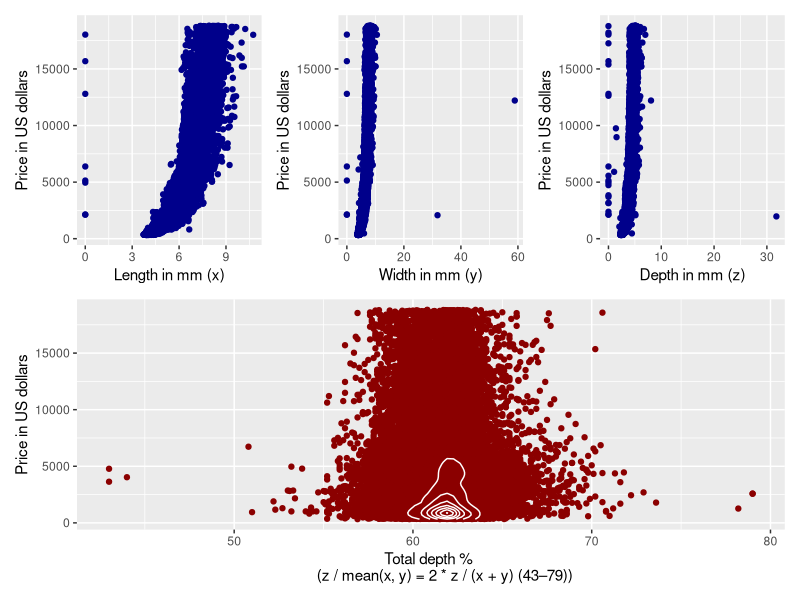
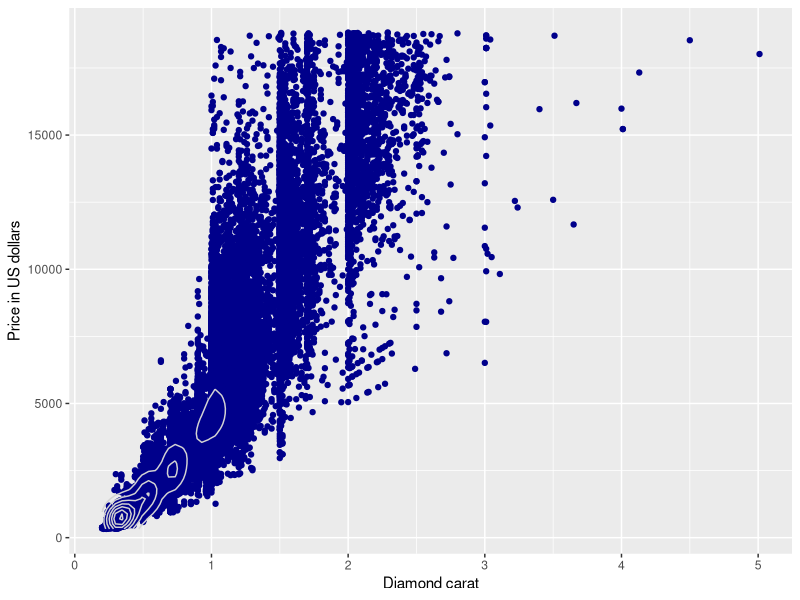
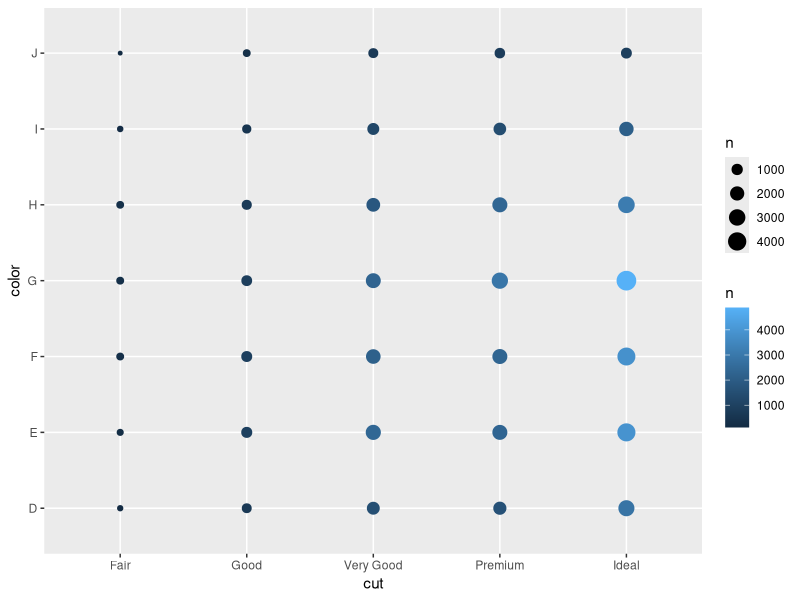
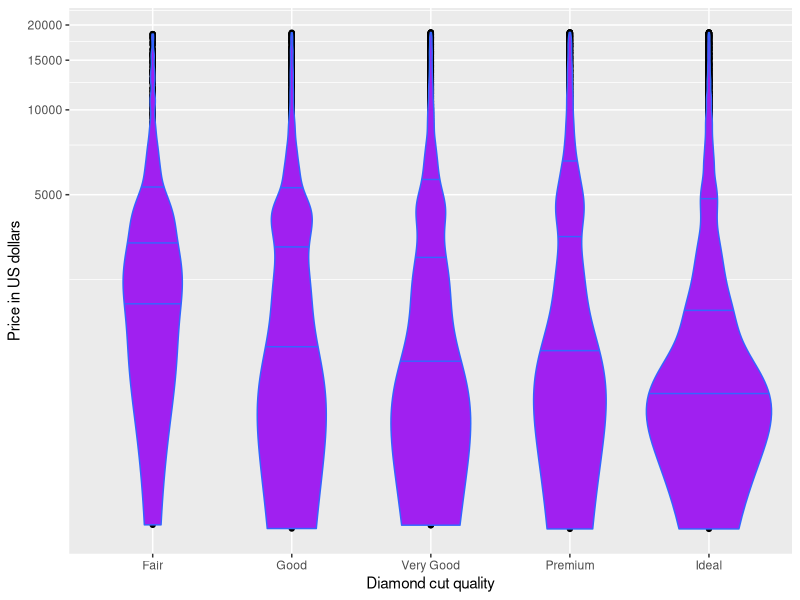

Source code (R) for these figures, in order:
#06/02/2024
#ROMAND Adrien
#Faire un graphique

library(tidyverse)
library(dplyr)
data("diamonds")
diamonds

#install.packages("patchwork")
library(patchwork) #superposition de graphiques

##  Le prix en fonction des dimensions du diamant

plot1 = ggplot (data = diamonds, mapping = aes(x= x, y=price)) +
  labs(x="Length in mm (x)", y = "Price in US dollars") +
  geom_point(color = "darkblue")


plot2 =  ggplot (data = diamonds, mapping = aes(x= y, y=price) ) +
  labs(x="Width in mm (y)", y = "Price in US dollars") +
  geom_point(color = "darkblue")


plot3 = ggplot (data = diamonds, mapping = aes(x= z, y=price)) +
  labs(x="Depth in mm (z)", y = "Price in US dollars") +
  geom_point(color = "darkblue")

plot4 = ggplot (data = diamonds, mapping = aes(x= depth, y=price)) +
  labs(x="Total depth % 
       (z / mean(x, y) = 2 * z / (x + y) (43–79))", y = "Price in US dollars") +
  geom_point(color = "darkred") +
  geom_density_2d(color="white")
  
(plot1 + plot2 + plot3) / plot4

#Graphiquement, nous observons une corrélation positive à tendance linéaire entre
#le prix du diamant et les dimensions du diamant prises de manière individuelle.
#Cependant, la représentation graphoique de la profondeur totale du diamant ("depth"), 
#qui est la profondeur rapportée à la moyenne de la longueur de et de la largeur,
#ne montre pas de corrélation positive évidente. 
# Il est alors possible qu'un diamant aux dimensions soit valorisé par un prix plus élevé
# ou bien que d'autres facteurs associés influencent la définition de ce prix. 



## Price depending on Carat
ggplot (data = diamonds, mapping = aes(x= carat, y=price), main="Price = f(Caraty)") +
  labs(x="Diamond carat", y = "Price in US dollars") +
  geom_point(color="darkblue") +
  geom_density_2d(color="lightgrey")

#Graphiquement, il semble y avoir une corrélation positive à tendance linéaire entre 
# le nombre de carats du diamant et son prix. 
# De plus, avec l'indice de densité de l'échantillonnage, nous observons que l'apparition
#d'un nombre de carats croissant et inverssement proportionnel à la fréquence d'apparition
# de diamants. Autrement dit, il semble plus rare d'avoir un diamant avec un grand nombre de carats.



## Comparaison entre couleur et coupe du diamant
ggplot(data = diamonds, mapping = aes(x=cut, y=color)) +
  geom_count(aes(color = after_stat(n)))
#Nous obtenons un graphique croisé entre les deux variables.
# + un rond est grand plus le nombre de diamant observé est grand
# Et + la couleur du rond est claire + le nombre de diamant observé est grand



##Cut and Price - An artistic graph
ggplot (data = diamonds, mapping = aes(x= cut, y=price),main="Price = f(cut)") +
  labs(x="Diamond cut quality", y = "Price in US dollars") +
  geom_point() +
  geom_violin(position = "dodge",stat = "ydensity",fill = "purple", colour = "#3366FF",
              draw_quantiles = c(0.25, 0.5, 0.75), aes(fill = cyl), orientation= "x") +
  coord_trans(y = "log10")
      
 

